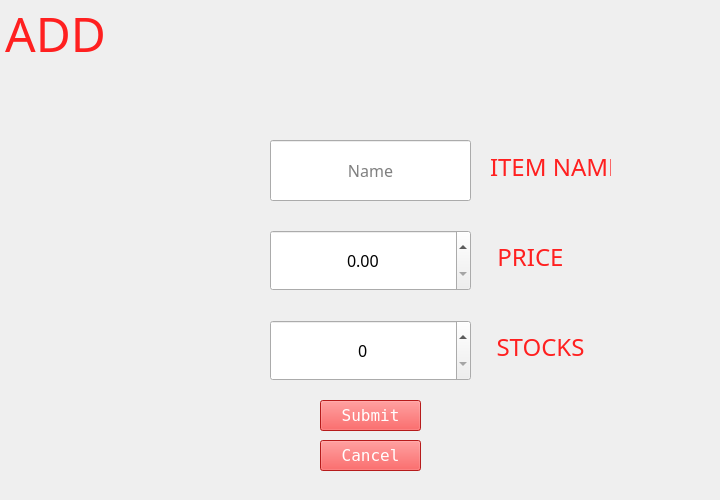
<?xml version="1.0" encoding="UTF-8"?>
<ui version="4.0">
 <class>addWindow</class>
 <widget class="QMainWindow" name="addWindow">
  <property name="geometry">
   <rect>
    <x>0</x>
    <y>0</y>
    <width>720</width>
    <height>500</height>
   </rect>
  </property>
  <property name="sizePolicy">
   <sizepolicy hsizetype="Fixed" vsizetype="Fixed">
    <horstretch>0</horstretch>
    <verstretch>0</verstretch>
   </sizepolicy>
  </property>
  <property name="minimumSize">
   <size>
    <width>720</width>
    <height>500</height>
   </size>
  </property>
  <property name="maximumSize">
   <size>
    <width>720</width>
    <height>500</height>
   </size>
  </property>
  <property name="windowTitle">
   <string>MainWindow</string>
  </property>
  <widget class="QWidget" name="centralwidget">
   <widget class="QLabel" name="label">
    <property name="geometry">
     <rect>
      <x>0</x>
      <y>0</y>
      <width>720</width>
      <height>500</height>
     </rect>
    </property>
    <property name="minimumSize">
     <size>
      <width>720</width>
      <height>500</height>
     </size>
    </property>
    <property name="maximumSize">
     <size>
      <width>720</width>
      <height>500</height>
     </size>
    </property>
    <property name="text">
     <string>&lt;html&gt;&lt;head/&gt;&lt;body&gt;&lt;p&gt;&lt;img src=&quot;:/inv_src/mainwindow.jpg&quot;/&gt;&lt;/p&gt;&lt;/body&gt;&lt;/html&gt;</string>
    </property>
   </widget>
   <widget class="QLineEdit" name="itemName_edit">
    <property name="geometry">
     <rect>
      <x>270</x>
      <y>140</y>
      <width>201</width>
      <height>61</height>
     </rect>
    </property>
    <property name="font">
     <font>
      <family>Century Gothic</family>
      <pointsize>12</pointsize>
     </font>
    </property>
    <property name="alignment">
     <set>Qt::AlignCenter</set>
    </property>
    <property name="placeholderText">
     <string>Name</string>
    </property>
   </widget>
   <widget class="QDoubleSpinBox" name="price_doublespinbox">
    <property name="geometry">
     <rect>
      <x>270</x>
      <y>230</y>
      <width>201</width>
      <height>61</height>
     </rect>
    </property>
    <property name="font">
     <font>
      <family>Century Gothic</family>
      <pointsize>12</pointsize>
     </font>
    </property>
    <property name="alignment">
     <set>Qt::AlignCenter</set>
    </property>
   </widget>
   <widget class="QSpinBox" name="stock_spinbox">
    <property name="geometry">
     <rect>
      <x>270</x>
      <y>320</y>
      <width>201</width>
      <height>61</height>
     </rect>
    </property>
    <property name="font">
     <font>
      <family>Century Gothic</family>
      <pointsize>12</pointsize>
     </font>
    </property>
    <property name="alignment">
     <set>Qt::AlignCenter</set>
    </property>
   </widget>
   <widget class="QLabel" name="add_label">
    <property name="geometry">
     <rect>
      <x>-20</x>
      <y>0</y>
      <width>151</width>
      <height>61</height>
     </rect>
    </property>
    <property name="font">
     <font>
      <family>Big Space</family>
      <pointsize>24</pointsize>
     </font>
    </property>
    <property name="text">
     <string>&lt;html&gt;&lt;head/&gt;&lt;body&gt;&lt;p align=&quot;center&quot;&gt;&lt;span style=&quot; font-size:36pt; color:#ff2020;&quot;&gt;ADD&lt;/span&gt;&lt;/p&gt;&lt;/body&gt;&lt;/html&gt;</string>
    </property>
   </widget>
   <widget class="QPushButton" name="submit_pushButton">
    <property name="geometry">
     <rect>
      <x>320</x>
      <y>400</y>
      <width>101</width>
      <height>31</height>
     </rect>
    </property>
    <property name="font">
     <font>
      <family>Fixedsys</family>
      <pointsize>12</pointsize>
     </font>
    </property>
    <property name="styleSheet">
     <string notr="true">QPushButton {background-color: rgb(255, 38, 38);
						color:rgb(255,255,255);						
}

QPushButton:hover {background-color: rgb(218, 167, 0);
}</string>
    </property>
    <property name="text">
     <string>Submit</string>
    </property>
   </widget>
   <widget class="QPushButton" name="cancel_pushbutton">
    <property name="geometry">
     <rect>
      <x>320</x>
      <y>440</y>
      <width>101</width>
      <height>31</height>
     </rect>
    </property>
    <property name="font">
     <font>
      <family>Fixedsys</family>
      <pointsize>12</pointsize>
     </font>
    </property>
    <property name="styleSheet">
     <string notr="true">QPushButton {background-color: rgb(255, 38, 38);
						color:rgb(255,255,255);					
}
QPushButton:hover {background-color: rgb(218, 167, 0);
}</string>
    </property>
    <property name="text">
     <string>Cancel</string>
    </property>
   </widget>
   <widget class="QLabel" name="price_label">
    <property name="geometry">
     <rect>
      <x>470</x>
      <y>240</y>
      <width>121</width>
      <height>31</height>
     </rect>
    </property>
    <property name="font">
     <font>
      <family>Big Space</family>
      <pointsize>12</pointsize>
     </font>
    </property>
    <property name="text">
     <string>&lt;html&gt;&lt;head/&gt;&lt;body&gt;&lt;p align=&quot;center&quot;&gt;&lt;span style=&quot; font-size:18pt; color:#ff2020;&quot;&gt;PRICE&lt;/span&gt;&lt;/p&gt;&lt;/body&gt;&lt;/html&gt;</string>
    </property>
   </widget>
   <widget class="QLabel" name="stocks_label">
    <property name="geometry">
     <rect>
      <x>480</x>
      <y>330</y>
      <width>121</width>
      <height>31</height>
     </rect>
    </property>
    <property name="font">
     <font>
      <family>Big Space</family>
      <pointsize>12</pointsize>
     </font>
    </property>
    <property name="text">
     <string>&lt;html&gt;&lt;head/&gt;&lt;body&gt;&lt;p align=&quot;center&quot;&gt;&lt;span style=&quot; font-size:18pt; color:#ff2020;&quot;&gt;STOCKS&lt;/span&gt;&lt;/p&gt;&lt;/body&gt;&lt;/html&gt;</string>
    </property>
   </widget>
   <widget class="QLabel" name="itemName_label">
    <property name="geometry">
     <rect>
      <x>490</x>
      <y>150</y>
      <width>121</width>
      <height>31</height>
     </rect>
    </property>
    <property name="font">
     <font>
      <family>Big Space</family>
      <pointsize>12</pointsize>
     </font>
    </property>
    <property name="text">
     <string>&lt;html&gt;&lt;head/&gt;&lt;body&gt;&lt;p align=&quot;center&quot;&gt;&lt;span style=&quot; font-size:18pt; color:#ff2020;&quot;&gt;ITEM NAME&lt;/span&gt;&lt;/p&gt;&lt;/body&gt;&lt;/html&gt;</string>
    </property>
   </widget>
  </widget>
 </widget>
 <resources>
  <include location="inventory_source.qrc"/>
 </resources>
 <connections/>
</ui>
